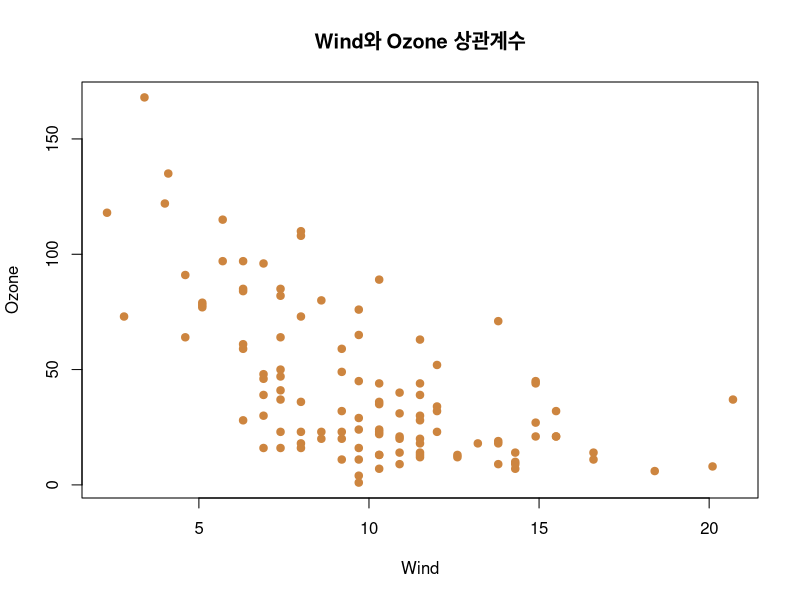
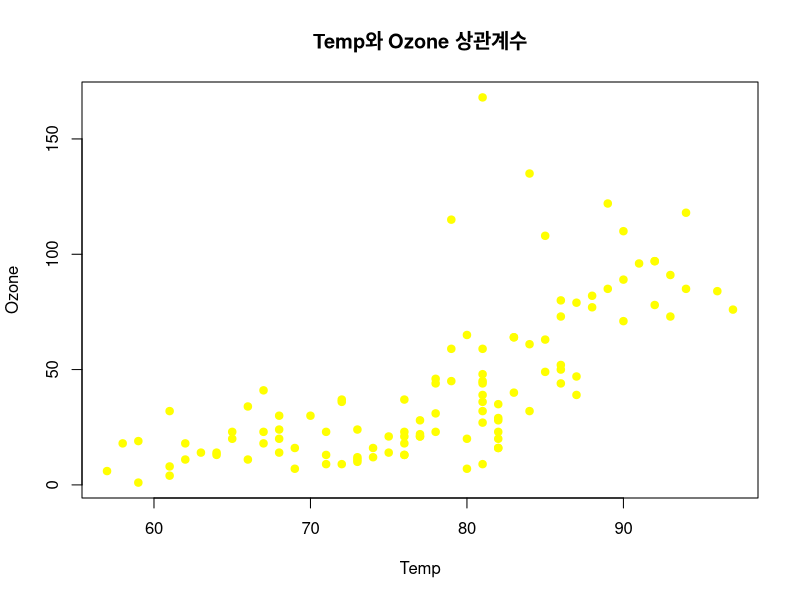

Here is the R script that generated these plots, in order:
colors()

df<-airquality
summary(df)

# 오존열에는 37개, 솔라 7개

df<-na.omit(airquality)

# 상관분석
str(df) # 모두 수치형데이터(연속형)
class(df) # 데프
summary(df) # NA값 사라진지 확인

library(psych)
corr.test(df)

plot(df$Wind,df$Ozone,main='Wind와 Ozone 상관계수',
     xlab='Wind',ylab='Ozone',col='peru',pch=19)
# 강한 음의 상관이 보임

plot(df$Temp,df$Ozone,main='Temp와 Ozone 상관계수',
     xlab='Temp',ylab='Ozone',col='yellow1',pch=19)
# 강한 양의 상관이 보임

